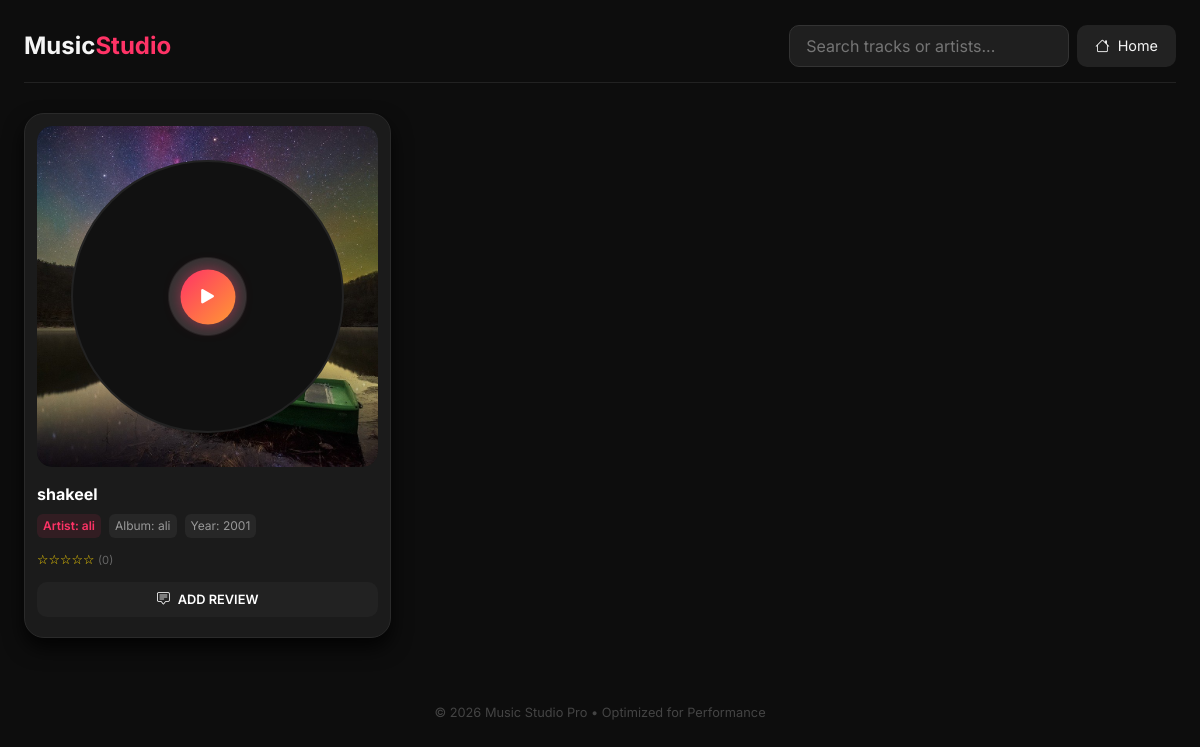
Screenshot of /user/user_music_view.php with the database file from the repository.
### tables this page shows
CREATE TABLE `music` (
  `id` int(11) NOT NULL,
  `title` varchar(200) DEFAULT NULL,
  `artist` varchar(100) DEFAULT NULL,
  `album` varchar(255) DEFAULT NULL,
  `year` year(4) DEFAULT NULL,
  `file` varchar(255) DEFAULT NULL,
  `album_id` int(11) DEFAULT NULL,
  `genre` varchar(50) DEFAULT NULL,
  `duration` varchar(20) DEFAULT NULL,
  `description` text DEFAULT NULL,
  `created_at` timestamp NOT NULL DEFAULT current_timestamp(),
  `cover_image` varchar(255) NOT NULL DEFAULT 'default_music.png',
  `full_cover_image_path` varchar(255) DEFAULT NULL
);

### user/user_music_view.php (the view, shortened to what this page needs)
<?php
include "../config/db.php";
 $query = "SELECT music.*,
          (SELECT AVG(rating) FROM reviews WHERE reviews.music_id = music.id) as avg_rating,
          (SELECT COUNT(*) FROM reviews WHERE reviews.music_id = music.id) as total_reviews
          FROM music ORDER BY id DESC";
 $music = mysqli_query($conn, $query);
?>
<!DOCTYPE html>
<html lang="en">
<head>
    <link href="https://cdn.jsdelivr.net/npm/bootstrap@5.3.0/dist/css/bootstrap.min.css" rel="stylesheet">
    <link href="https://cdn.jsdelivr.net/npm/bootstrap-icons@1.11.1/font/bootstrap-icons.css" rel="stylesheet">
</head>
<body>
    <div class="studio-wrapper">
        <div class="header-section">
            <h4 class="m-0 fw-bold">Music<span style="color: var(--accent);">Studio</span></h4>
            <div class="d-flex gap-2">
                <input type="text" id="search" class="search-box" placeholder="Search tracks or artists...">
                <a href="index.php" class="btn-back"><i class="bi bi-house"></i> Home</a>
            </div>
        </div>
        <div class="grid" id="musicGrid">
            <?php while ($row = mysqli_fetch_assoc($music)):
                $avg = round($row['avg_rating'], 1);
            ?>
                <div class="music-card" data-search="<?= strtolower($row['title'] . ' ' . $row['artist']); ?>">
                    <div class="media-wrapper">
                        <?php
                        $coverPath = "../admin/uploads/music_covers/" . ($row['cover_image'] ?? 'default.jpg');
                        ?>
                        <div class="cover-image">
                            <img src="<?= $coverPath ?>" alt="Music Cover">
                        </div>
                        <div class="vinyl-disc"></div>
                        <button class="play-btn" onclick="toggleAudio('<?= $row['id'] ?>', this)">
                            <i class="bi bi-play-fill"></i>
                        </button>
                    </div>
                    <p class="title"><?= htmlspecialchars($row['title']) ?></p>
                    <div class="meta-info">
                        <span class="artist-tag">Artist: <?= htmlspecialchars($row['artist']) ?></span>
                        <span class="album-tag">Album: <?= htmlspecialchars($row['album']) ?></span>
                        <span class="year-tag">Year: <?= htmlspecialchars($row['year']) ?></span>
                    </div>
                    <div class="stars-display">
                        <?php for ($i = 1; $i <= 5; $i++) echo ($i <= $avg) ? '★' : '☆'; ?>
                        <span style="color: #666; font-size: 0.7rem;">(<?= $row['total_reviews'] ?>)</span>
                    </div>
                    <button class="rev-btn" onclick="openReview('<?= $row['id'] ?>', '<?= addslashes($row['title']) ?>')">
                        <i class="bi bi-chat-square-text me-2"></i>ADD REVIEW
                    </button>
                </div>
            <?php endwhile; ?>
        </div>
    </div>
    <footer>&copy; 2026 Music Studio Pro &bull; Optimized for Performance</footer>
</body>
</html>

### user/user_music_view.php (style rules this page uses)
:root { --bg: #0d0d0d; --card: #1b1b1b; --accent: #ff3366; --accent-grad: linear-gradient(135deg, #ff3366, #ff9933); --text-main: #f5f5f5; --text-muted: #999; --shadow: rgba(0, 0, 0, 0.8); }
body { background: var(--bg); color: var(--text-main); font-family: 'Inter', sans-serif; margin: 0; overflow-x: hidden; }
.studio-wrapper { width: 95%; margin: 0 auto; padding: 25px 0; }
.header-section { display: flex; justify-content: space-between; align-items: center; border-bottom: 1px solid #222; padding-bottom: 15px; margin-bottom: 30px; flex-wrap: wrap; gap: 15px; }
.search-box { background: #1f1f1f; border: 1px solid #333; color: var(--text-main); border-radius: 10px; padding: 8px 16px; width: 280px; transition: 0.3s; }
.btn-back { background: #222; border: none; color: var(--text-main); padding: 7px 18px; border-radius: 10px; text-decoration: none; display: flex; align-items: center; gap: 8px; font-size: 0.9rem; transition: 0.3s; white-space: nowrap; }
.grid { display: grid; grid-template-columns: repeat(auto-fill, minmax(280px, 1fr)); gap: 25px; }
.music-card { background: var(--card); border-radius: 20px; padding: 12px; border: 1px solid #2a2a2a; box-shadow: 0 10px 20px var(--shadow); transition: all 0.3s ease; position: relative; }
.media-wrapper { position: relative; width: 100%; aspect-ratio: 1/1; background: linear-gradient(45deg, #111, #222); border-radius: 15px; overflow: hidden; display: flex; align-items: center; justify-content: center; margin-bottom: 15px; }
.cover-image { position: absolute; width: 100%; height: 100%; display: flex; align-items: center; justify-content: center; }
.cover-image img { width: 100%; height: 100%; object-fit: cover; border-radius: 15px; }
.vinyl-disc { width: 80%; height: 80%; border-radius: 50%; background: radial-gradient(circle, #333 20%, #111 21%, #111 100%); border: 2px solid #222; animation: rotate 5s linear infinite; animation-play-state: paused; position: relative; z-index: 2; }
.play-btn { position: absolute; top: 50%; left: 50%; transform: translate(-50%, -50%); width: 55px; height: 55px; background: var(--accent-grad); border-radius: 50%; border: none; color: #fff; display: flex; align-items: center; justify-content: center; font-size: 1.6rem; cursor: pointer; z-index: 10; transition: 0.3s; box-shadow: 0 0 15px rgba(255, 51, 102, 0.5); }
.title { font-size: 1rem; font-weight: 700; margin: 0; color: #fff; }
.meta-info { display: flex; flex-wrap: wrap; gap: 8px; margin: 8px 0 12px; font-size: 0.75rem; color: var(--text-muted); }
.meta-info span { background: rgba(255, 255, 255, 0.05); padding: 3px 6px; border-radius: 6px; white-space: nowrap; overflow: hidden; text-overflow: ellipsis; transition: 0.3s; }
.artist-tag { color: var(--accent) !important; font-weight: 600; background: rgba(255, 51, 102, 0.1) !important; }
.stars-display { color: #ffd700; font-size: 0.8rem; margin-bottom: 12px; }
.rev-btn { width: 100%; padding: 8px; border-radius: 10px; border: none; background: #222; color: #fff; font-size: 0.8rem; font-weight: 600; transition: 0.3s; margin-bottom: 8px; }
footer { text-align: center; padding: 40px; color: #444; font-size: 0.8rem; }
@media (max-width: 1200px) { .studio-wrapper { width: 96%; } }

### rows the page displays
music: cover_image (picture), title "shakeel", artist "ali", album "ali", year "2001", total_reviews "0"
